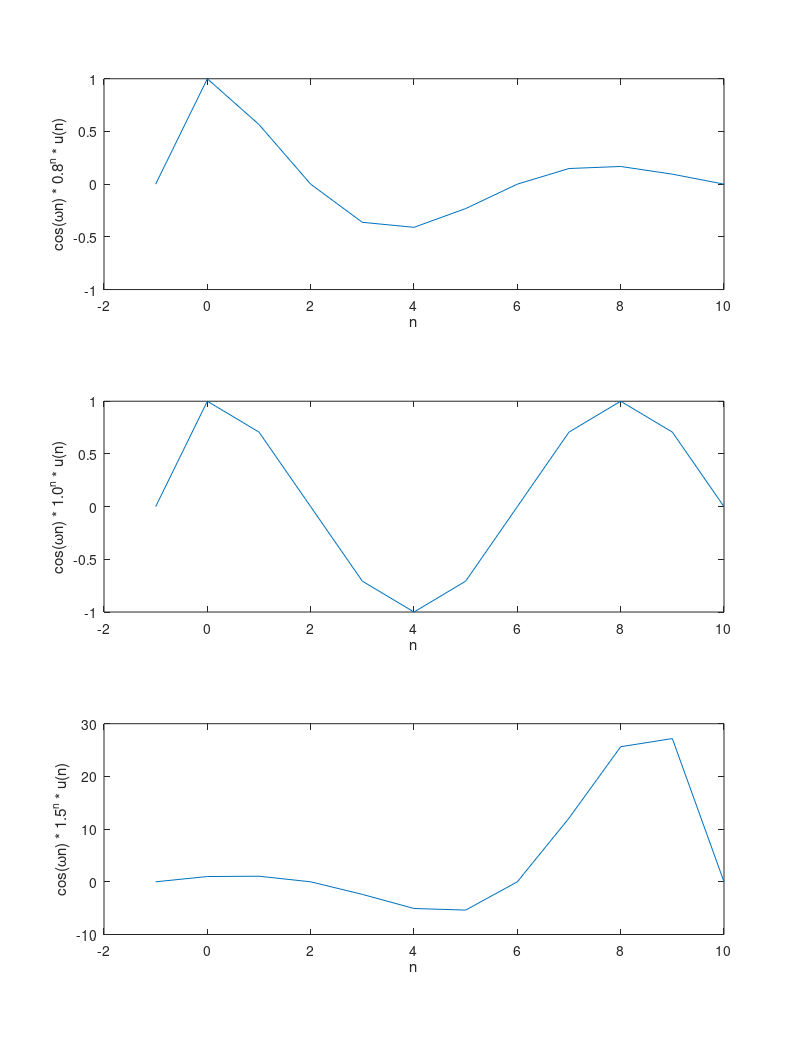

Recreate this plot in MATLAB.
n = (-1:10);
omega = pi / 4;

unit_step = n>= 0;

a1 = 0.8;
a2 = 1.0;
a3 = 1.5;

y1 = cos(omega .* n) .* ((a1).^n) .* unit_step;
subplot(3, 1, 1);
orient('tall');
plot(n, y1);
xlabel('n');
ylabel('cos(ωn) * 0.8^n * u(n)');

y2 = cos(omega .* n) .* ((a2).^n) .* unit_step;
subplot(3, 1, 2);
orient('tall');
plot(n, y2);
xlabel('n');
ylabel('cos(ωn) * 1.0^n * u(n)');

y3 = cos(omega .* n) .* ((a3).^n) .* unit_step;
subplot(3, 1, 3);
orient('tall');
plot(n, y3);
xlabel('n');
ylabel('cos(ωn) * 1.5^n * u(n)');